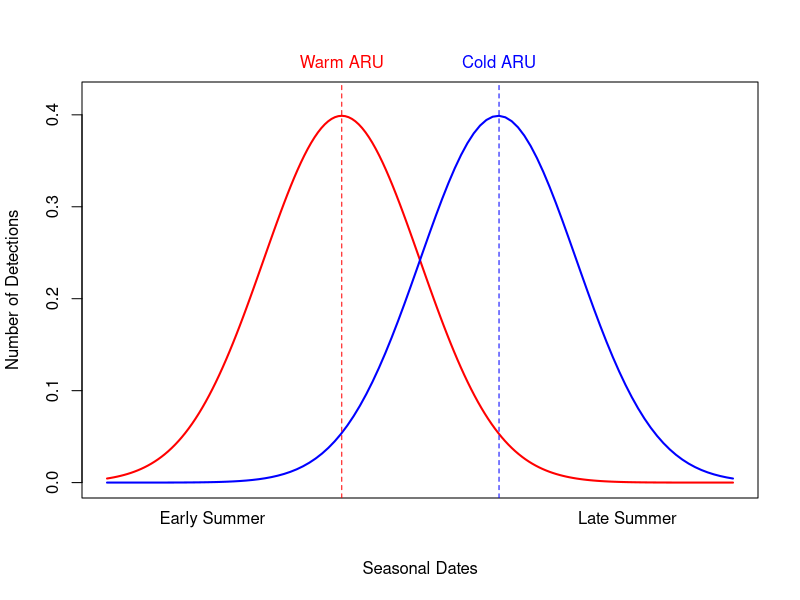

Write R code to recreate this figure.
# Load necessary library for date handling
library(lubridate)

# Define seasonal dates on the x-axis
spring_date <- ymd("2023-04-1")
fall_date <- ymd("2023-8-1")

center_date <- ymd("2023-06-01")

# Create a sequence of dates around the seasonal dates
x_dates <- seq(center_date - months(3), center_date + months(3), by = "day")

# Calculate normal distribution y-values for the first distribution
mean1 <- 0  # Mean for the first distribution
sd <- 1
y_values1 <- dnorm(seq(-3, 5, length.out = length(x_dates)), mean = mean1, sd = sd)

# Calculate the second normal distribution y-values (shifted to the right)
mean2 <- mean1 + 2  # Shift mean to the right

# Create a new sequence for the second distribution to show its tails
# The sequence will cover a range that allows the second distribution's tails to be visible
x_dates2_numeric <- seq(-3, 5, length.out = 100)  # Numeric range for tails
y_values2 <- dnorm(x_dates2_numeric, mean = mean2, sd = sd)

# Map numeric values back to date format
# Create a corresponding date sequence for the second distribution
# Adjust the scaling to fit into your date context
x_dates2 <- seq(from = min(x_dates), to = max(x_dates), length.out = length(x_dates2_numeric))

# Prepare y-values for max y-axis limit
y_max <- max(y_values1, y_values2) + 0.02

# Plot the first normal distribution with date labels suppressed on the x-axis
plot(x_dates, y_values1, type = "l", lwd = 2, col = "red",
     xlab = "Seasonal Dates",
     ylab = "Number of Detections",
     xaxt = "n",
     ylim = c(0, max(y_max)),
     xlim = c(min(x_dates), max(x_dates)))

# Overlay the second normal distribution in a different color
lines(x_dates2, y_values2, lwd = 2, col = "blue")

# Find the maximum point for the first distribution
peak1_x <- x_dates[which.max(y_values1)]
peak1_y <- max(y_values1)

# Find the maximum point for the second distribution
peak2_x <- x_dates2[which.max(y_values2)]
peak2_y <- max(y_values2)

# Add vertical dashed lines at the peak points
abline(v = peak1_x, col = "red", lty = "dashed")
abline(v = peak2_x, col = "blue", lty = "dashed")

# Add labels above the graph
mtext(c("Warm ARU", "Cold ARU"), side = 3, at = c(peak1_x, peak2_x), line = 0.5, 
      adj = 0.5, col = c("red", "blue"))


# Add labels below the graph
mtext(c("Early Summer", "Late Summer"), side = 1, at = c(spring_date, fall_date), line = 0.5, 
      adj = 0.5, col = "black")



